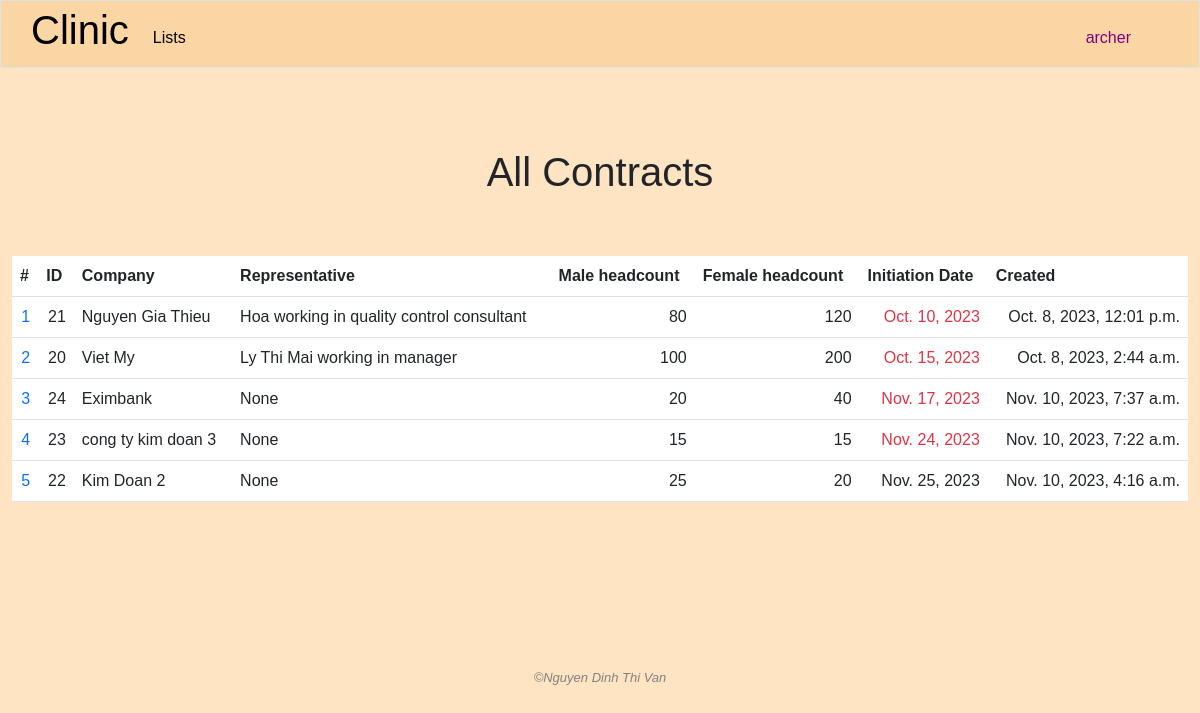
Before: /all_contracts (signed in) with the older database file.
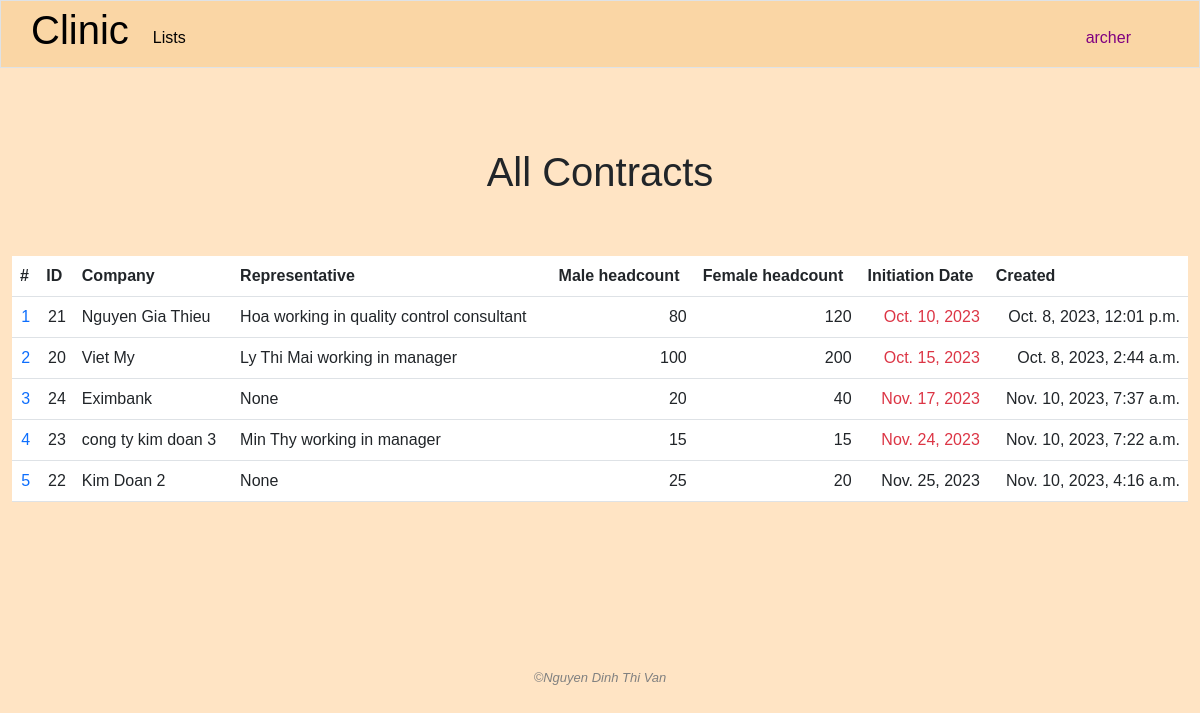
After: the same page with the newer database file.
### clinic/models.py (models this page shows, shortened)
class Contract(models.Model):
    client = models.ForeignKey(Company, on_delete=models.CASCADE, related_name='contracts')
    services = models.ManyToManyField(Service, related_name='contracts')
    male_headcount = models.IntegerField()
    female_headcount = models.IntegerField()
    total_value = models.IntegerField(blank=True, null=True)
    discount = models.DecimalField(max_digits=5, decimal_places=2, default=0.00)
    revenue = models.IntegerField(blank=True, null=True)
    initiation_date = models.DateField(blank=True, null=True)
    created = models.DateTimeField(auto_now_add=True)
    created_by = models.ForeignKey(User, on_delete=models.SET_NULL, blank=True, null=True, related_name='contracts_added')
    modified_by = models.ForeignKey(User, on_delete=models.SET_NULL, blank=True, null=True, related_name='contracts_modified')
    pdf_file = models.FileField(upload_to='uploaded_files/', blank=True, null=True)
    archived = models.BooleanField(default=False)
    archived_date = models.DateTimeField(blank=True, null=True)
    archived_by = models.ForeignKey(User, on_delete=models.SET_NULL, blank=True, null=True, related_name="archived_contracts")

class Company(models.Model):
    name = models.CharField(max_length=255)
    industry = models.CharField(max_length=255)
    address = models.TextField()
    email = models.CharField(max_length=255, blank=True, null=True)
    phone = models.CharField(max_length=255, blank=True, null=True)
    representative = models.ForeignKey('People', on_delete=models.SET_NULL, blank=True, null=True, related_name="companies")
    male_headcount = models.IntegerField()
    female_headcount = models.IntegerField()
    created_by = models.ForeignKey(User, on_delete=models.SET_NULL, blank=True, null=True, related_name="add_companies")
    modified_by = models.ForeignKey(User, on_delete=models.SET_NULL, blank=True, null=True, related_name="modified_companies")

class People(models.Model):
    name = models.CharField(max_length=255)
    company = models.ManyToManyField(Company,related_name="contact")
    position = models.TextField(blank=True)
    address = models.TextField(blank=True, null=True)
    email = models.CharField(max_length=255)
    phone = models.CharField(max_length=255)
    note = models.TextField(blank=True)
    created_by = models.ForeignKey(User, on_delete=models.SET_NULL, blank=True, null=True, related_name='add_people')
    modified_by = models.ForeignKey(User, on_delete=models.SET_NULL, blank=True, null=True, related_name='modified_person')
    def __str__(self):
        return f"{self.name} working in {self.position}"

### clinic/views.py (the view)
# urls.py: path('all_contracts', views.all_contracts, name="all_contracts"),
@login_required
def all_contracts(request):
    if "read_contract_info" not in user_right(request.user.management_right_level):
        request.session['nay_message'] = 'You do not have the right to access this information'
        return HttpResponseRedirect(reverse('index'))
    contracts = Contract.objects.filter(archived=False).order_by('initiation_date')
    today = date.today()
    for contract in contracts:
        if days_between(str(today), str(contract.initiation_date)) <= 10:
            contract.in_within_10_days = True
        else:
            contract.in_within_10_days = False
    yay_message = request.session.get('yay_message', '')
    nay_message = request.session.get('nay_message', '')
    request.session['yay_message'] = ''
    request.session['nay_message'] = ''
    return render(request, "clinic/contracts.html", {
        "contracts": contracts,
        "today": today,
        "yay_message": yay_message,
        "nay_message": nay_message
    })

### clinic/helpers.py (called while the page is built)
def days_between(d1, d2):
    d1 = datetime.strptime(d1, '%Y-%m-%d')
    d2 = datetime.strptime(d2, '%Y-%m-%d')
    return (d2 - d1).days

### clinic/templates/clinic/contracts.html (shortened to what this page needs)
{% extends "clinic/layout.html" %}
{% load static %}
{% block main %}
    <h1 class="text-center page-title">All Contracts</h1>
    <div class="container-fluid">
        <table class="table table-hover">
            <thead>
                <tr>
                    <th>
                        #
                    </th>
                    <th>
                        ID
                    </th>
                    <th>
                        Company
                    </th>
                    <th>
                        Representative
                    </th>
                    <th>
                        Male headcount
                    </th>
                    <th>
                        Female headcount
                    </th>
                    <th>
                        Initiation Date
                    </th>
                    <th>
                        Created
                    </th>
                </tr>
            </thead>
            <tbody>
                {% for contract in contracts %}
                    <tr>
                        <td class="text-end">
                            <a class="no-underline" href="{% url 'contract_detail' contract_id=contract.id %}">
                                {{ forloop.counter }}
                            </a>
                        </td>
                        <td class="text-end">{{ contract.id }}</td>
                        <td>{{ contract.client.name }}</td>
                        <td>{{ contract.client.representative }}</td>
                        <td class="text-end">{{ contract.male_headcount }}</td>
                        <td class="text-end">{{ contract.female_headcount }}</td>
                        <td class="text-end {% if contract.in_within_10_days %} text-danger {% endif %}">{{ contract.initiation_date }}</td>
                        <td class="text-end">{{ contract.created }}</td>
                    </tr>
                {% endfor %}
            </tbody>
        </table>
    </div>
{% endblock %}

Changed rows visible on the page:
changed through a linked row, Contract "cong ty kim doan 3": client.representative "None" → "Min Thy working in manager"
